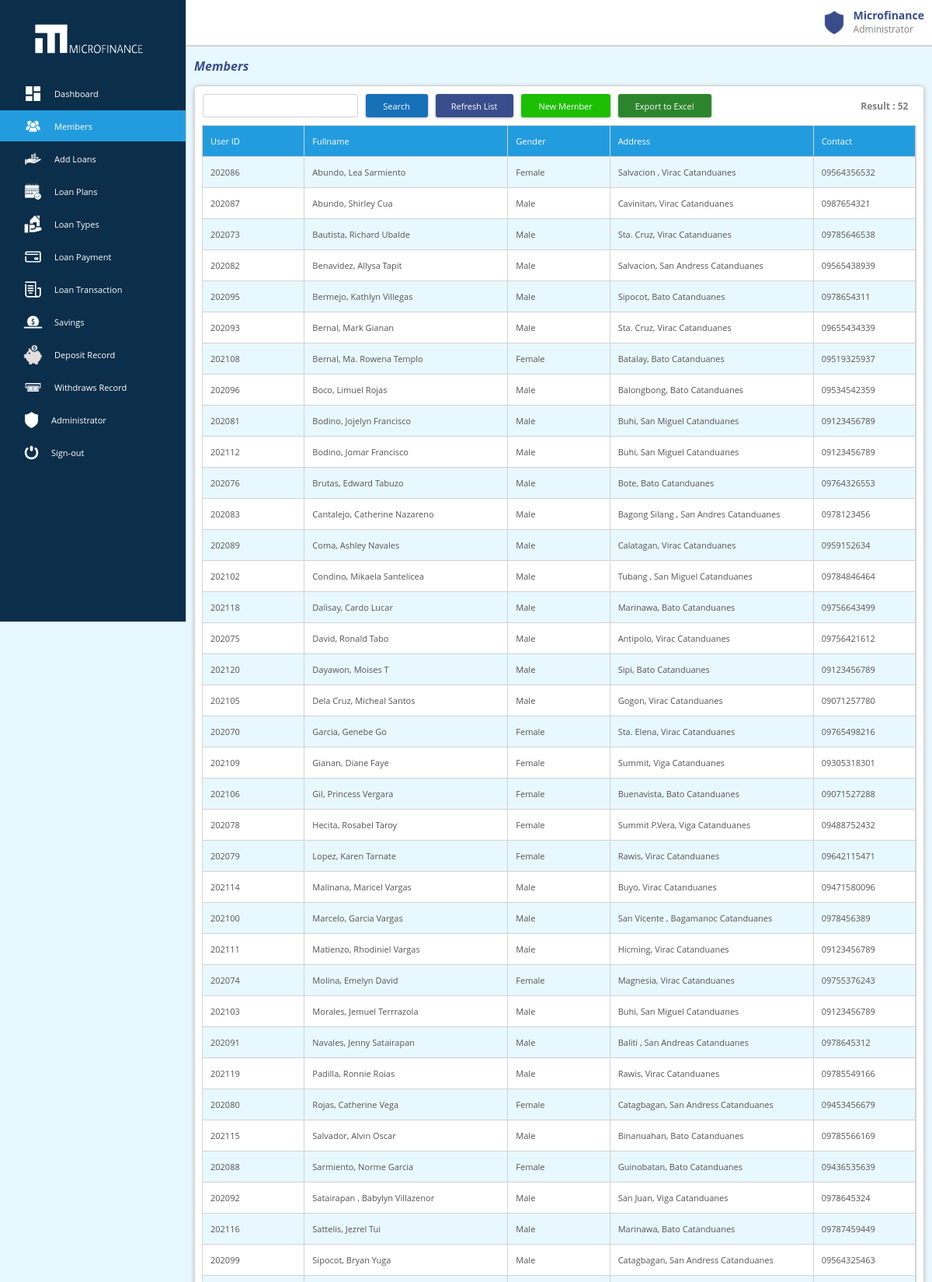
Page /members.php (signed in, upper part) on the committed database.
### tables this page shows
CREATE TABLE `member` (
  `id` int(255) NOT NULL,
  `firstname` varchar(255) NOT NULL,
  `lastname` varchar(255) NOT NULL,
  `middlename` varchar(255) NOT NULL,
  `dateofbirth` varchar(255) NOT NULL,
  `age` varchar(255) NOT NULL,
  `gender` varchar(255) NOT NULL,
  `province` varchar(255) NOT NULL,
  `municipality` varchar(255) NOT NULL,
  `barangay` varchar(255) NOT NULL,
  `email` varchar(255) NOT NULL,
  `password` varchar(255) NOT NULL,
  `contact` varchar(255) NOT NULL,
  `loanstatus` varchar(255) NOT NULL,
  `savings` varchar(255) NOT NULL
);

### members.php (the view, shortened to what this page needs)
<?php
        $conn = connection();
        $sql = "SELECT * FROM member order by lastname asc";
        $result = $conn->query($sql) or die ($conn->error);
        $row = $result->fetch_assoc();
 ?>
<!DOCTYPE html>
<html>
<head>
	<link rel="stylesheet" type="text/css" href="asset/css/style.css">
</head>
<body>
	<div class="leftdiv" id="leftdiv">
		<div class="logo">
			<img id="menuimg" src="asset/icons/microfinance.PNG" width="65%" height="100%">
		</div>
		<div class="btn" id="btn">
			<a href="dashboard.php" style="display :<?php echo $_SESSION['financemanager'];?>;">
					<img id="menuimg" src="asset/icons/4136060.PNG" width="25" height="25">
					<label>Dashboard</label>
			</a>
			<a href="members.php" style="background-color: #239cdf;">
					<img id="menuimg" src="asset/icons/1989232.PNG" width="25" height="25">
					<label>Members</label>
			</a>
			<a href="loans.php" style="display :<?php echo $_SESSION['financemanager'];?>;">
					<img id="menuimg" src="asset/icons/2043684.PNG" width="25" height="25">
					<label>Add Loans</label>
			</a>
			<a href="loan_plans.php" style="display :<?php echo $_SESSION['financemanager'];?>;">
					<img id="menuimg" src="asset/icons/4779371.PNG" width="25" height="25">
					<label>Loan Plans</label>
			</a>
			<a href="loan_types.php" style="display :<?php echo $_SESSION['financemanager'];?>;">
					<img id="menuimg" src="asset/icons/4556485.PNG" width="25" height="25">
					<label>Loan Types</label>
			</a>
			<a href="loan_payment.php" style="display :<?php echo $_SESSION['financemanager'];?>;">
					<img id="menuimg" src="asset/icons/4836525.PNG" width="25" height="25">
					<label>Loan Payment</label>
			</a>
			<a href="loan_transaction.php" style="display :<?php echo $_SESSION['financemanager'];?>;">
					<img id="menuimg" src="asset/icons/4836503.PNG" width="25" height="25">
					<label>Loan Transaction</label>
			</a>
			<a href="savings.php">
					<img id="menuimg" src="asset/icons/7634045.PNG" width="25" height="25">
					<label>Savings</label>
			</a>
			<a href="deposit_record.php">
					<img id="menuimg" src="asset/icons/4641433.PNG" width="25" height="25">
					<label>Deposit Record</label>
			</a>
			<a href="withdraw_record.php">
					<img id="menuimg" src="asset/icons/4265284.PNG" width="25" height="25">
					<label>Withdraws Record</label>
			</a>
			<a href="administrator.php">
					<img id="menuimg" src="asset/icons/4641420.PNG" width="21" height="21">
					<label>Administrator</label>
			</a>
			<a id="dashboardlogout2">
					<img id="menuimg" src="asset/icons/2010497.PNG" width="21" height="21">
					<label>Sign-out</label>
			</a>
		</div>
	</div>
	<div class="rightdiv" id="rightdiv">
		<div class="header">
			<div class="admin">
				<div class="adminimg">
					<img id="imgadmin" src="asset/icons/4641420.PNG" width="30" height="30">
				</div>
				<div class="myadminlabel">
				<div class="myadmin">
					<label id="adminname">
						<?php echo $_SESSION["lname"];?> <?php echo $_SESSION["fname"];?>
					</label>
				</div>
				<div class="myadmin">
					<label id="adminlabel1"><?php echo $_SESSION["position"];?> </label>
				</div>
				</div>
			</div>
		</div>
		<div class="header1">
			<label>Members</label>
		</div>
		<div class="tablebody">
		<div class="search-add" id="search-add-refreshbtn">
			<div class="refresh-add" id="refresh-add">
			<form method="GET" action="members.php" autocomplete="off">
				<input type="text" name="search" value="<?php echo $_GET['search'];?>" required>
				<button type="submit">Search</button>
			</form>
			</div>
			<div class="" id="refresh-add">
				<a href="members.php" id="refresh">
				<label>Refresh List</label></a>
				<button id="add">New Member</button>
			<form method="GET" action="./export.php" id="export">
					<button type="submit" id="export_button">Export to Excel</button>
			</form>
			</div>
			<?php
						$host =  "localhost";
				        $username ="root";
				        $password ="";
				        $db = "microfinance1";
				        $conn =  new mysqli($host, $username, $password, $db);
				        	 $search = $_GET['search'];
				        	 $blank = "";
				        	 if($search == $blank){
							$members = "SELECT * FROM member";
							$members_run = mysqli_query($conn, $members);
							if($total = mysqli_num_rows($members_run))
							{
								echo '<label id="label1">Result : '.$total.'</label>';
							}else{
								echo '<label id="label1">Result : 0</label>';
							}
						}
					?>
		</div>
		<div class="tablebody1" id="tablebody11">
		<div class="table" id="data">
			<div class="tableheader">
				<div class="tablename" id="tablename" style="width: 50%;" >
					<label>User ID</label>
				</div>
				<div class="tablename">
					<label>Fullname</label>
				</div>
				<div class="tablename" id="" style="width: 50%;">
					<label>Gender</label>
				</div>
				<div class="tablename" id="">
					<label>Address</label>
				</div>
				<div class="tablename" style="width: 50%;">
					<label>Contact</label>
				</div>
			</div>
			 <?php do{ ?>
			<div class="list">
				<a href="members_profile.php?id=<?php echo $row['id'];?>">
					<div class="tablename" id="tablename" style="width: 50%;">
						<label><?php echo $row['id']; ?></label>
					</div>
					<div class="tablename">
						<label><?php echo $row['lastname']; ?>, <?php echo $row['firstname']; ?> <?php echo $row['middlename']; ?></label>
					</div>
					<div class="tablename" id="" style="width: 50%;">
						<label><?php echo $row['gender']; ?></label>
					</div>
					<div class="tablename" id="">
						<label><?php echo $row['barangay']; ?>, <?php echo $row['municipality']; ?> <?php echo $row['province']; ?></label>
					</div>
					<div class="tablename" style="width: 50%;">
						<label><?php echo $row['contact']; ?></label>
					</div>
				</a>
			</div>
			<?php }while ($row = $result->fetch_assoc()) ?>
		</div>
	</div>
	</div>
</div>
</body>
</html>

### members.php (style rules this page uses)
#label1 { margin: auto; margin-right: 20px; font-size: 12px; font-weight: bold; color: gray; }

### rows in the picture
member: id "202086", lastname "Abundo", firstname "Lea", middlename "Sarmiento", gender "Female", barangay "Salvacion", municipality "Virac", province "Catanduanes", contact "09564356532"
member: id "202087", lastname "Abundo", firstname "Shirley", middlename "Cua", gender "Male", barangay "Cavinitan", municipality "Virac", province "Catanduanes", contact "0987654321"
member: id "202073", lastname "Bautista", firstname "Richard", middlename "Ubalde", gender "Male", barangay "Sta. Cruz", municipality "Virac", province "Catanduanes", contact "09785646538"
member: id "202082", lastname "Benavidez", firstname "Allysa", middlename "Tapit", gender "Male", barangay "Salvacion", municipality "San Andress", province "Catanduanes", contact "09565438939"
member: id "202095", lastname "Bermejo", firstname "Kathlyn", middlename "Villegas", gender "Male", barangay "Sipocot", municipality "Bato", province "Catanduanes", contact "0978654311"
member: id "202093", lastname "Bernal", firstname "Mark", middlename "Gianan", gender "Male", barangay "Sta. Cruz", municipality "Virac", province "Catanduanes", contact "09655434339"
member: id "202108", lastname "Bernal", firstname "Ma. Rowena", middlename "Templo", gender "Female", barangay "Batalay", municipality "Bato", province "Catanduanes", contact "09519325937"
member: id "202096", lastname "Boco", firstname "Limuel", middlename "Rojas", gender "Male", barangay "Balongbong", municipality "Bato", province "Catanduanes", contact "09534542359"
member: id "202081", lastname "Bodino", firstname "Jojelyn", middlename "Francisco", gender "Male", barangay "Buhi", municipality "San Miguel", province "Catanduanes", contact "09123456789"
member: id "202112", lastname "Bodino", firstname "Jomar", middlename "Francisco", gender "Male", barangay "Buhi", municipality "San Miguel", province "Catanduanes", contact "09123456789"
member: id "202076", lastname "Brutas", firstname "Edward", middlename "Tabuzo", gender "Male", barangay "Bote", municipality "Bato", province "Catanduanes", contact "09764326553"
member: id "202083", lastname "Cantalejo", firstname "Catherine", middlename "Nazareno", gender "Male", barangay "Bagong Silang", municipality "San Andres", province "Catanduanes", contact "0978123456"
member: id "202089", lastname "Coma", firstname "Ashley", middlename "Navales", gender "Male", barangay "Calatagan", municipality "Virac", province "Catanduanes", contact "0959152634"
member: id "202102", lastname "Condino", firstname "Mikaela", middlename "Santelicea", gender "Male", barangay "Tubang", municipality "San Miguel", province "Catanduanes", contact "09784846464"
member: id "202118", lastname "Dalisay", firstname "Cardo", middlename "Lucar", gender "Male", barangay "Marinawa", municipality "Bato", province "Catanduanes", contact "09756643499"
member: id "202075", lastname "David", firstname "Ronald", middlename "Tabo", gender "Male", barangay "Antipolo", municipality "Virac", province "Catanduanes", contact "09756421612"
member: id "202120", lastname "Dayawon", firstname "Moises", middlename "T", gender "Male", barangay "Sipi", municipality "Bato", province "Catanduanes", contact "09123456789"
member: id "202105", lastname "Dela Cruz", firstname "Micheal", middlename "Santos", gender "Male", barangay "Gogon", municipality "Virac", province "Catanduanes", contact "09071257780"
member: id "202070", lastname "Garcia", firstname "Genebe", middlename "Go", gender "Female", barangay "Sta. Elena", municipality "Virac", province "Catanduanes", contact "09765498216"
member: id "202109", lastname "Gianan", firstname "Diane Faye", gender "Female", barangay "Summit", municipality "Viga", province "Catanduanes", contact "09305318301"
member: id "202106", lastname "Gil", firstname "Princess", middlename "Vergara", gender "Female", barangay "Buenavista", municipality "Bato", province "Catanduanes", contact "09071527288"
member: id "202078", lastname "Hecita", firstname "Rosabel", middlename "Taroy", gender "Female", barangay "Summit P.vera", municipality "Viga", province "Catanduanes", contact "09488752432"
member: id "202079", lastname "Lopez", firstname "Karen", middlename "Tarnate", gender "Female", barangay "Rawis", municipality "Virac", province "Catanduanes", contact "09642115471"
member: id "202114", lastname "Malinana", firstname "Maricel", middlename "Vargas", gender "Male", barangay "Buyo", municipality "Virac", province "Catanduanes", contact "09471580096"
member: id "202100", lastname "Marcelo", firstname "Garcia", middlename "Vargas", gender "Male", barangay "San Vicente", municipality "Bagamanoc", province "Catanduanes", contact "0978456389"
member: id "202111", lastname "Matienzo", firstname "Rhodiniel", middlename "Vargas", gender "Male", barangay "Hicming", municipality "Virac", province "Catanduanes", contact "09123456789"
member: id "202074", lastname "Molina", firstname "Emelyn", middlename "David", gender "Female", barangay "Magnesia", municipality "Virac", province "Catanduanes", contact "09755376243"
member: id "202103", lastname "Morales", firstname "Jemuel", middlename "Terrrazola", gender "Male", barangay "Buhi", municipality "San Miguel", province "Catanduanes", contact "09123456789"
member: id "202091", lastname "Navales", firstname "Jenny", middlename "Satairapan", gender "Male", barangay "Baliti", municipality "San Andreas", province "Catanduanes", contact "0978645312"
member: id "202119", lastname "Padilla", firstname "Ronnie", middlename "Roias", gender "Male", barangay "Rawis", municipality "Virac", province "Catanduanes", contact "09785549166"
member: id "202080", lastname "Rojas", firstname "Catherine", middlename "Vega", gender "Female", barangay "Catagbagan", municipality "San Andress", province "Catanduanes", contact "09453456679"
member: id "202115", lastname "Salvador", firstname "Alvin", middlename "Oscar", gender "Male", barangay "Binanuahan", municipality "Bato", province "Catanduanes", contact "09785566169"
member: id "202088", lastname "Sarmiento", firstname "Norme", middlename "Garcia", gender "Female", barangay "Guinobatan", municipality "Bato", province "Catanduanes", contact "09436535639"
member: id "202092", lastname "Satairapan", firstname "Babylyn", middlename "Villazenor", gender "Male", barangay "San Juan", municipality "Viga", province "Catanduanes", contact "0978645324"
member: id "202116", lastname "Sattelis", firstname "Jezrel", middlename "Tui", gender "Male", barangay "Marinawa", municipality "Bato", province "Catanduanes", contact "09787459449"
member: id "202099", lastname "Sipocot", firstname "Bryan", middlename "Yuga", gender "Male", barangay "Catagbagan", municipality "San Andress", province "Catanduanes", contact "09564325463"

### other values in the picture
$_SESSION["lname"] "Microfinance"
$_SESSION["position"] "Administrator"
$total "52"
